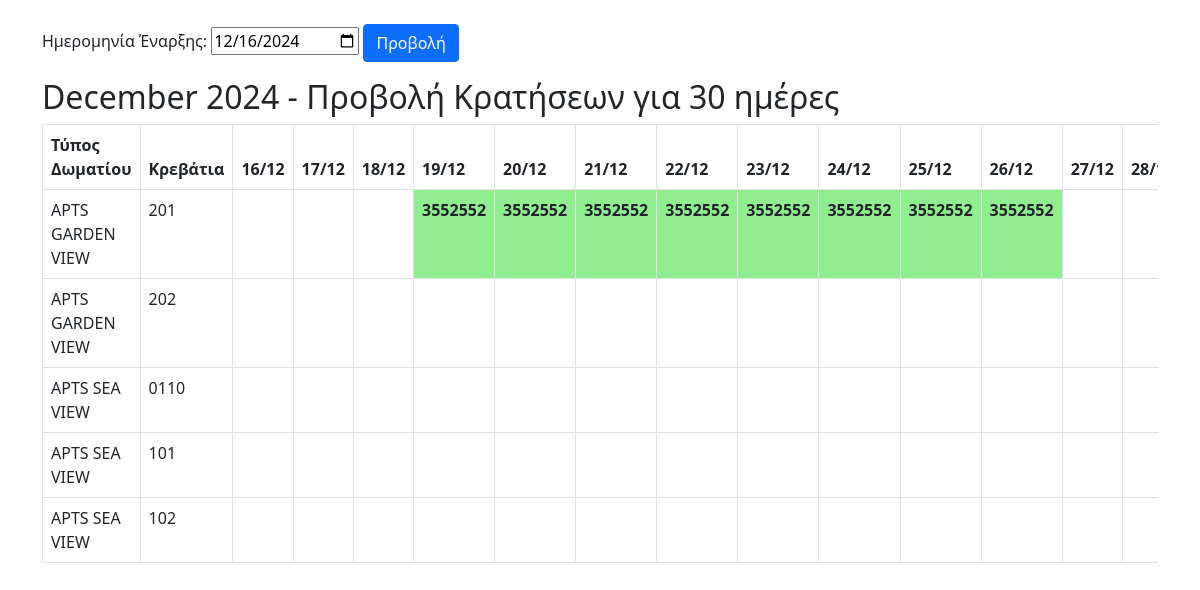
The app's page /hotel1/admin/staff.php with its own data.
### tables this page shows
CREATE TABLE `room` (
  `id` int(30) NOT NULL,
  `rtype` varchar(50) NOT NULL,
  `bedding` varchar(50) NOT NULL,
  `typeofroom` varchar(50) NOT NULL
);

CREATE TABLE `roombook` (
  `id` int(10) NOT NULL,
  `idname` varchar(50) NOT NULL,
  `Name` varchar(50) NOT NULL,
  `Noofadult` varchar(30) NOT NULL,
  `Noofchild` varchar(30) NOT NULL DEFAULT '0',
  `Noofinfant` varchar(30) NOT NULL DEFAULT '0',
  `price` int(50) NOT NULL,
  `RoomType` varchar(30) NOT NULL,
  `Bed` varchar(30) NOT NULL,
  `Meal` varchar(30) NOT NULL,
  `BeddingNumber` varchar(50) NOT NULL,
  `cin` date NOT NULL,
  `cout` date NOT NULL,
  `nodays` int(50) NOT NULL,
  `stat` varchar(30) NOT NULL,
  `din` date NOT NULL,
  `last` varchar(50) NOT NULL,
  `room_id` int(11) NOT NULL,
  `selectedType` varchar(50) NOT NULL
);

### hotel1/admin/staff.php (the view, shortened to what this page needs)
<?php
include '../config.php';
$startDate = isset($_GET['start_date']) ? $_GET['start_date'] : date("Y-m-d");
$endDate = date("Y-m-d", strtotime("$startDate +29 days"));
$roomQuery = "SELECT * FROM room ORDER BY rtype,bedding";
$roomResult = mysqli_query($conn, $roomQuery);
$reservationQuery = "SELECT * FROM roombook WHERE (cin <= '$endDate') AND (cout >= '$startDate')";
$reservationResult = mysqli_query($conn, $reservationQuery);
$reservations = [];
while ($row = mysqli_fetch_assoc($reservationResult)) {
    $reservation = [
        'cin' => $row['cin'],
        'cout' => $row['cout'],
        'RoomType' => $row['RoomType'],
        'BeddingNumber' => $row['BeddingNumber'],
        'Name' => $row['Name'],
        'idname' => $row['idname']
    ];
    $reservations[] = $reservation;
}
?>
<!DOCTYPE html>
<html lang="en">
<head>
    <link href="https://cdn.jsdelivr.net/npm/bootstrap@5.0.2/dist/css/bootstrap.min.css" rel="stylesheet">
</head>
<body>
<div class="container mt-4">
    <form action="staff.php" method="GET" class="mb-3">
        <label for="start_date">Ημερομηνία Έναρξης:</label>
        <input type="date" name="start_date" id="start_date" value="<?php echo $startDate; ?>">
        <button type="submit" class="btn btn-primary">Προβολή</button>
    </form>
    <h2><?php echo date("F Y", strtotime($startDate)); ?> - Προβολή Κρατήσεων για 30 ημέρες</h2>
    <div class="calendar">
        <table class="table table-bordered">
            <thead>
                <tr>
                    <th>Τύπος Δωματίου</th>
                    <th>Κρεβάτια</th>
                    <?php
                    for ($i = 0; $i < 30; $i++) {
                        $currentDate = date("Y-m-d", strtotime("$startDate +$i days"));
                        echo "<th>" . date("d/m", strtotime($currentDate)) . "</th>";
                    }
                    ?>
                </tr>
            </thead>
            <tbody>
                <?php
                 while ($roomRow = mysqli_fetch_assoc($roomResult)) {
        $roomType = isset($roomRow['rtype']) ? $roomRow['rtype'] : 'Μη διαθέσιμο';
        $bedding = isset($roomRow['bedding']) ? $roomRow['bedding'] : 'Μη διαθέσιμο';
        echo "<tr>";
        echo "<td>$roomType</td>";
        echo "<td>$bedding</td>";
        $day = 0;
        while ($day < 30) {
            $currentDate = date("Y-m-d", strtotime("$startDate +$day days"));
            $found = false;
            foreach ($reservations as $reservation) {
                if ($reservation['BeddingNumber'] == $bedding
                    && $currentDate >= $reservation['cin']
                    && $currentDate <= $reservation['cout']) {
                    echo "<td style='background-color: #90EE90; text-align: center; font-weight: bold;' onclick='openReservationForm({$reservation['idname']})'>";
                    echo "{$reservation['idname']}";
                    echo "</td>";
                    $day++;
                    $found = true;
                    break;
                }
            }
            if (!$found) {
                echo "<td></td>";
                $day++;
            }
        }
        echo "</tr>";
    }
    ?>
</tbody>
        </table>
    </div>
</div>
</body>
</html>

### hotel1/admin/staff.php (style rules this page uses)
.calendar { overflow: auto; max-width: 100%; max-height: 500px; }
.table { min-width: 1200px; }

### records on screen
room: rtype "APTS GARDEN VIEW", bedding "201"
roombook: idname "3552552"
room: rtype "APTS GARDEN VIEW", bedding "202"
room: rtype "APTS SEA VIEW", bedding "0110"
room: rtype "APTS SEA VIEW", bedding "101"
room: rtype "APTS SEA VIEW", bedding "102"

### other values on screen
date("F Y", strtotime($startDate)) "December 2024"
date("d/m", strtotime($currentDate)) "16/12"
date("d/m", strtotime($currentDate)) "17/12"
date("d/m", strtotime($currentDate)) "18/12"
date("d/m", strtotime($currentDate)) "19/12"
date("d/m", strtotime($currentDate)) "20/12"
date("d/m", strtotime($currentDate)) "21/12"
date("d/m", strtotime($currentDate)) "22/12"
date("d/m", strtotime($currentDate)) "23/12"
date("d/m", strtotime($currentDate)) "24/12"
date("d/m", strtotime($currentDate)) "25/12"
date("d/m", strtotime($currentDate)) "26/12"
date("d/m", strtotime($currentDate)) "27/12"
